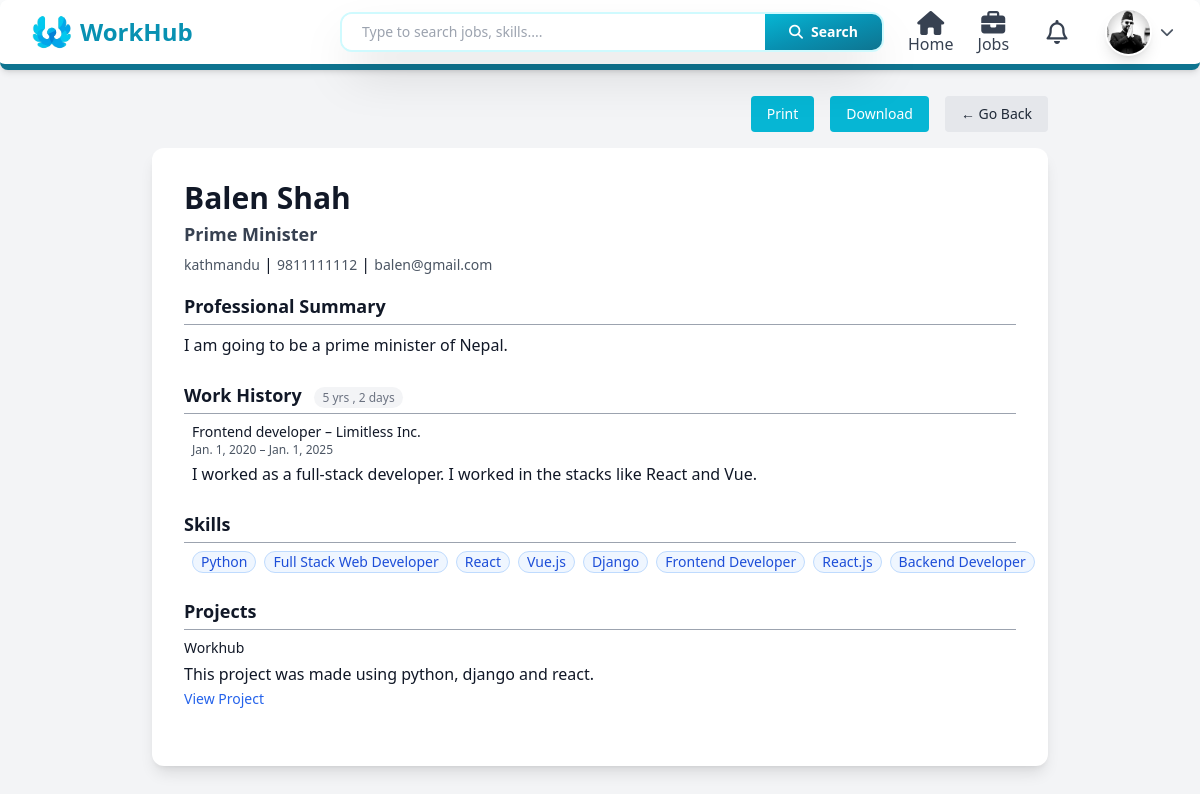
/user/resume/4 (signed in), run on the app's committed database.
### users/models.py (models this page shows, shortened)
class Profile(models.Model):
    def generateImagePath(instance, filename):
        return f"users/{instance.user.username}/{filename}"
    class RoleOptions(models.TextChoices):
        Admin = "Admin", "Admin"
        JobSeeker = "Job Seeker", "Job Seeker"
        Recruiter = "Recruiter", "Recruiter"
    class GenderOptions(models.TextChoices):
        Male = "Male", "Male"
        Female = "Female", "Female"
        Others = "Others", "Others"
    class JobTypeOptions(models.TextChoices):
        FullTime = "Full Time", "Full Time"
        PartTime = "Part Time", "Part Time"
        Contract = "Contract", "Contract"
        Intern = "Internship", "Internship"
    class WorkModeOptions(models.TextChoices):
        OnSite = "On-site", "On-site"
        Remote = "Remote", "Remote"
        Hybrid = "Hybrid", "Hybrid"
    user = models.OneToOneField(User, on_delete=models.CASCADE)
    position = models.CharField(max_length=100, blank=True)
    summary = models.TextField(blank=True)
    address = models.CharField(max_length=50)
    phone = models.CharField( max_length=10)
    nationality = models.CharField( max_length=15, default="Nepal")
    gender = models.CharField( choices=GenderOptions, default=GenderOptions.Male, max_length=6 )
    profile_image = models.ImageField( blank=True, null=True, upload_to=generateImagePath, default="users/default_user.png" )
    dob = models.DateField(blank=True, null=True)
    role = models.CharField(max_length=10, choices=RoleOptions, default=RoleOptions.JobSeeker)
    skills = models.ManyToManyField(Skill, blank=True, related_name="profiles")
    preferred_location = models.CharField(max_length=100, blank=True)
    preferred_job_type = models.CharField(max_length=50, choices=JobTypeOptions, blank=True)
    preferred_work_mode = models.CharField(max_length=20, choices=WorkModeOptions, blank=True)
    created_at = models.DateTimeField(auto_now_add=True)
    search_vector = models.TextField(blank=True, null=True)
    def completion_percentage(self):
        checks = [
            bool(self.position),
            bool(self.summary),
            bool(self.address),
            bool(self.phone),
            bool(self.dob),
            bool(self.profile_image),
            self.skills.exists(),
            self.educations.exists(),
            self.experiences.exists(),
            self.projects.exists(),
            bool(self.preferred_location),
            bool(self.preferred_job_type),
            bool(self.preferred_work_mode),
        ]
        completed = sum(checks)
        total = len(checks)
        return int((completed / total) * 100)

class Experience(models.Model):
    profile = models.ForeignKey(Profile, on_delete=models.CASCADE, related_name="experiences")
    job_title = models.CharField(max_length=100)
    company_name = models.CharField(max_length=100)
    start_date = models.DateField()
    end_date = models.DateField(blank=True, null=True)
    description = models.TextField(blank=True)

class Project(models.Model):
    profile = models.ForeignKey(Profile, on_delete=models.CASCADE, related_name="projects")
    title = models.CharField(max_length=100)
    description = models.TextField()
    project_url = models.URLField(blank=True)

### skills/models.py (models this page shows, shortened)
class Skill(models.Model):
    name = models.CharField(max_length=50, unique=True)
    is_active = models.BooleanField(default=True)

### users/views.py (the view)
# urls.py: path("resume/<int:profile_id>", view_resume, name="generate-resume"),
@login_required(login_url="/user/login")
def view_resume(request, profile_id):
    profile = get_object_or_404(Profile, id=profile_id)
    user = profile.user
    experience_duration = calculate_total_experience(profile.experiences.all())
    return render( request, "pages/users/resume.html", {"user":user, "profile": profile, "experience_duration": experience_duration})

### notifications/context_processors.py (called while the page is built)
def notification_data(request):
    if not request.user.is_authenticated:
        return {
            "navbar_notifications": [],
            "unread_notifications_count": 0,
        }
    notifications = list(
        UserNotification.objects.filter(recipient=request.user).order_by("-created_at")[:10]
    )
    unread_count = UserNotification.objects.filter(
        recipient=request.user,
        is_read=False,
    ).count()
    return {
        "navbar_notifications": notifications,
        "unread_notifications_count": unread_count,
    }

### users/utils.py (called while the page is built)
def calculate_total_experience(experiences):
    total_days = 0
    for exp in experiences:
        start = exp.start_date
        end = exp.end_date or date.today()
        total_days += (end - start).days
    years = total_days // 365
    remaining_days = total_days % 365
    months = remaining_days // 30
    days = remaining_days % 30
    return {
        "years": years,
        "months": months,
        "days": days,
    }

### templates/pages/users/resume.html (shortened to what this page needs)
{% extends 'layouts/main.html' %}
{% block content %}
  <div class="min-h-screen bg-gray-100 py-8 px-4 sm:px-6 lg:px-8 flex flex-col">
    <div class="w-full max-w-4xl mx-auto flex flex-col">
      <div class="no-print flex space-x-4 mb-4 ml-auto">
        <button onclick="window.print()" class="px-4 py-2 bg-cyan-500 text-white rounded hover:bg-cyan-600 text-sm">Print</button>
        <button id="downloadBtn" class="px-4 py-2 bg-cyan-500 text-white rounded hover:bg-cyan-600 text-sm">Download</button>
        <button onclick="goBack()" class="px-4 py-2 bg-gray-200 text-gray-800 rounded hover:bg-gray-300 text-sm">← Go Back</button>
      </div>
      <div class="w-full bg-white shadow-lg rounded-xl p-8 font-sans text-gray-900 mx-auto cv-card">
        <div class="mb-4">
          <h1 class="text-3xl font-bold mb-1">{{ user.first_name }} {{ user.last_name }}</h1>
          {% if profile.position %}
            <p class="text-lg font-semibold text-gray-700 mb-1">{{ profile.position }}</p>
          {% endif %}
          {% if profile.address %}
            <span class="text-sm text-gray-600">{{ profile.address }}</span>
          {% endif %}
          {% if profile.phone %}
            {% if profile.address %} | {% endif %}
            <span class="text-sm text-gray-600">{{ profile.phone }}</span>
          {% endif %}
          {% if user.email %}
            {% if profile.address or profile.phone %} | {% endif %}
            <span class="text-sm text-gray-600">{{ user.email }}</span>
          {% endif %}
        </div>
        {% if profile.summary %}
          <div class="mb-6 text-justify">
            <h2 class="text-lg font-semibold border-b border-gray-400 pb-1 mb-2">Professional Summary</h2>
            <p class="text-md mx-2">{{ profile.summary | linebreaks }}</p>
          </div>
        {% endif %}
        {% if profile.experiences.exists %}
          <div class="mb-6 avoid-break">
            <h2 class="text-lg font-semibold border-b border-gray-400 pb-1 mb-2">
              Work History{% if experience_duration %}
                <span class="text-xs font-normal text-gray-500 bg-gray-100 px-2 py-0.5 rounded-full ml-2">
                  {% if experience_duration.years > 0 %}
                    {{ experience_duration.years }} yrs
                  {% endif %}
                  {% if experience_duration.days > 0 %}
                    {% if experience_duration.years > 0 or experience_duration.months > 0 %}, {% endif %}
                    {{ experience_duration.days }} days
                  {% endif %}
                </span>
              {% endif %}
            </h2>
            <div class="space-y-3 mt-2 mx-2">
              {% for exp in profile.experiences.all %}
                <div class="">
                  <p class="font-medium text-sm">{{ exp.job_title }} – {{ exp.company_name }}</p>
                  <p class="text-xs text-gray-600">{{ exp.start_date }} – {{ exp.end_date|default:'Present' }}</p>
                  {% if exp.description %}
                    <p class="text-sm mt-1">{{ exp.description | linebreaks }}</p>
                  {% endif %}
                </div>
              {% endfor %}
            </div>
          </div>
        {% endif %}
        {% if profile.skills.exists %}
          <div class="mb-6">
            <h2 class="text-lg font-semibold border-b border-gray-400 pb-1 mb-2">Skills</h2>
            <div class="text-sm flex gap-2 mx-2">
              {% for skill in profile.skills.all %}
                <span class="inline-flex items-center px-2 rounded-full text-sm font-medium bg-blue-50 text-blue-700 border border-blue-200 whitespace-nowrap">{{ skill.name }}{% if not forloop.last %} {% endif %}</span>
              {% endfor %}
            </div>
          </div>
        {% endif %}
        {% if profile.projects.exists %}
          <div class="mb-6 avoid-break">
            <h2 class="text-lg font-semibold border-b border-gray-400 pb-1 mb-2">Projects</h2>
            {% for project in profile.projects.all %}
              <div class="mb-3 avoid-break">
                <p class="font-medium text-sm">{{ project.title }}</p>
                <p class="text-sm mt-1">{{ project.description | linebreaks }}</p>
                {% if project.project_url %}
                  <a href="{{ project.project_url }}" target="_blank" class="text-sm text-blue-600 hover:underline">View Project</a>
                {% endif %}
              </div>
            {% endfor %}
          </div>
        {% endif %}
      </div>
    </div>
  </div>
{% endblock %}

### templates/layouts/main.html (shortened to what this page needs)
<!DOCTYPE html>
<html lang="en">
  <head>
    <script src="https://cdn.tailwindcss.com"></script>
    <link rel="stylesheet" href="https://cdnjs.cloudflare.com/ajax/libs/font-awesome/6.5.0/css/all.min.css" />
  </head>
  <body class="bg-gray-50">
    <nav class="fixed w-full z-50 bg-white shadow-md border-b-[6px] border-cyan-700 rounded-lg no-print">
      <div class="max-w-[1440px] mx-auto px-4 sm:px-6 lg:px-8">
        <div class="grid grid-cols-8 space-x-6 items-center h-16">
          <a href="/" class="flex items-center gap-2 col-span-2">
            <img class="h-10 w-10" src="/media/system_image/logo1.png" alt="Logo" />
            <h1 class="hidden md:block text-2xl font-bold text-cyan-600">WorkHub</h1>
          </a>
          <div class="col-span-4 relative">
            {% if request.path != "/" %}
              {% include 'components/search_bar.html' %}
            {% endif %}
          </div>
          {% if request.user.is_authenticated %}
            <div class="hidden md:flex items-center space-x-6 ms-auto relative col-span-2">
              <a href="/dashboard" class="ml-auto mt-auto flex flex-col space-y-2 items-center text-gray-700 hover:text-cyan-600 transition duration-300">
                <i class="fa fa-xl fa-home"></i>
                <span>Home</span>
              </a>
              <a href="/jobs" class="mt-auto flex flex-col space-y-2 items-center text-gray-700 hover:text-cyan-600 transition duration-300">
                <i class="fa-solid fa-xl fa-briefcase"></i>
                <span>Jobs</span>
              </a>
              <div class="relative" id="notificationWrapper">
                <button
                  type="button"
                  id="notificationBellButton"
                  onclick="toggleNotificationsModal()"
                  class="relative flex h-12 w-12 items-center justify-center rounded-full text-gray-700 transition duration-300 hover:bg-cyan-50 hover:text-cyan-600 focus:outline-none"
                >
                  <i class="fa-regular fa-bell text-2xl"></i>
                </button>
              </div>
              <div id="profileDropdown">
                <button type="button" onclick="toggleDropdown()" class="flex items-center gap-2 focus:outline-none">
                  <img src="{{ request.user.profile.profile_image.url }}" alt="{{ user.username }}" class="w-12 h-12 rounded-full bg-gray-100 border-2 border-white shadow-lg object-cover hover:border-cyan-600 hover:scale-[1.05] transition duration-300 cursor-pointer" />
                  <i id="dropdownArrow" class="fas fa-chevron-down text-gray-600 text-sm transition-transform duration-300"></i>
                </button>
              </div>
            </div>
          {% endif %}
        </div>
      </div>
    </nav>
    <div class="flex flex-col pt-16 pb-4 min-h-[80vh]">
      {% block content %}
      {% endblock %}
    </div>
  </body>
</html>

### templates/layouts/main.html (style rules this page uses)
* { margin: 0; }

### data on the page
Profile: position "Prime Minister", address "kathmandu", phone "9811111112", summary "I am going to be a prime minister of Nepal."
Experience: job_title "Frontend developer", company_name "Limitless Inc.", start_date "Jan. 1, 2020", end_date "Jan. 1, 2025", description "I worked as a full-stack developer. I worked in the stacks like React and Vue."
Skill: name "Python"
Skill: name "Full Stack Web Developer"
Skill: name "React"
Skill: name "Vue.js"
Skill: name "Django"
Skill: name "Frontend Developer"
Skill: name "React.js"
Skill: name "Backend Developer"
Project: title "Workhub", description "This project was made using python, django and react."

### other printed values
{{ user.first_name }} "Balen"
{{ user.last_name }} "Shah"
{{ user.email }} "balen@gmail.com"
{{ experience_duration.years }} "5"
{{ experience_duration.days }} "2"
